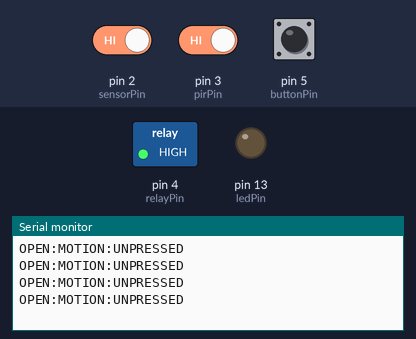
Simulated run of this sketch. Board: Arduino Uno, built with avr-gcc and run on an emulated ATmega328P. On the bench: switched loads named in the sketch (green lamp = pin HIGH), output pins drawn as LEDs (lit = HIGH), the last lines printed to the serial monitor. Inputs (shaded band) come from the test bench; at power-on: pin 2 (sensorPin) HIGH, pin 3 (pirPin) HIGH, pin 5 (buttonPin) HIGH.

Above: at 1.2 s.
1.3 s: pin 2 (sensorPin) driven LOW
At 1.69 s:
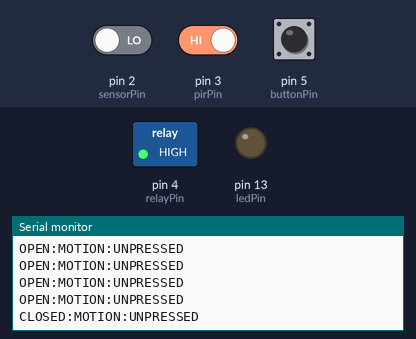
3.5 s: pin 3 (pirPin) driven LOW
At 3.7 s:
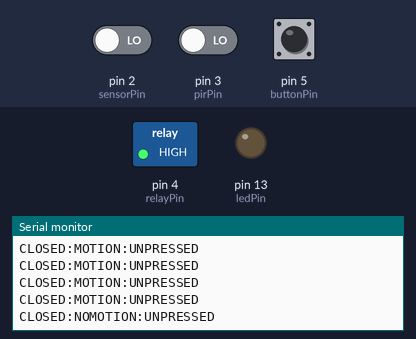
5.5 s: pin 5 (buttonPin) pulled LOW for 0.15 s
At 5.7 s:
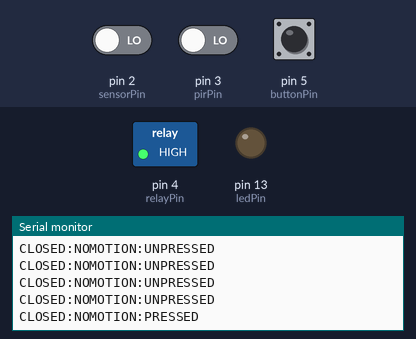
7.1 s: pin 2 (sensorPin) driven HIGH
At 7.46 s:
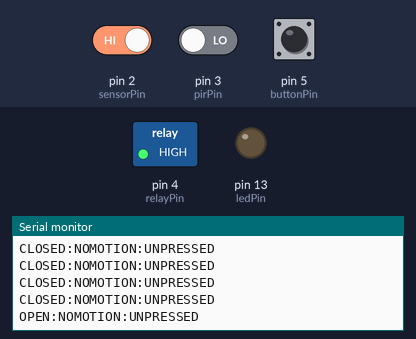
9.2 s: pin 5 (buttonPin) pulled LOW for 1 s
At 9.47 s:
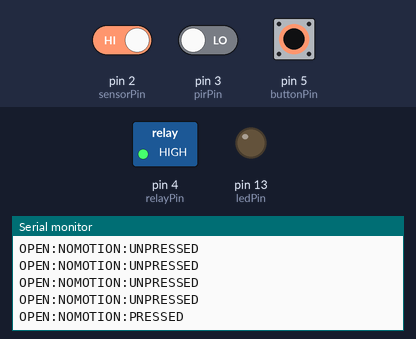
11.7 s: pin 3 (pirPin) driven HIGH and pin 5 (buttonPin) driven LOW
At 11.98 s:
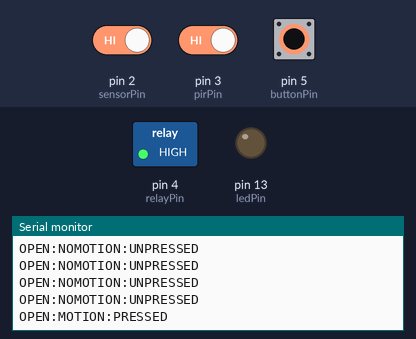

Measured:
- after the input at 1.3 s, the serial monitor: prints a new line after 0.21 s (image 1)
- after the input at 3.5 s, the serial monitor: prints a new line at once (image 2)
- after the input at 5.5 s, the serial monitor: prints a new line at once (image 3)
- after the input at 7.1 s, the serial monitor: prints a new line after 0.18 s (image 4)
- after the input at 9.2 s, the serial monitor: prints a new line after 0.09 s (image 5)
- after the input at 11.7 s, the serial monitor: prints a new line after 0.10 s (image 6)

The sketch:

garage_controller.ino
```cpp
/* Garage door sensor and control code

*/

// constants won't change. Used here to
// set pin numbers:
const int ledPin =     13;      // the number of the LED pin
const int sensorPin =   2;      // the number of the door sensor pin
const int pirPin =      3;      // the number of the motion detector pin
const int relayPin =    4;      // the number of the door opening relay pin
const int buttonPin =   5;      // the number of the button switch pin


// Variables will change:
int ledState = LOW;             // ledState used to set the LED
long previousMillis = 0;        // will store last time LED was updated
long interval = 250;            // interval at which to blink (milliseconds)
String command;

void setup() {
  // set the digital pin as output:
  pinMode(ledPin, OUTPUT);
  pinMode(sensorPin, INPUT);
  digitalWrite(sensorPin, HIGH);
  pinMode(pirPin, INPUT);
  digitalWrite(pirPin, LOW);
  pinMode(relayPin, OUTPUT);
  digitalWrite(relayPin, HIGH);
  pinMode(buttonPin, INPUT);
  digitalWrite(buttonPin, HIGH);
  //delay(20000); // Wait for PIR to warm up
  Serial.begin(9600);
}

String checkButton() {
  int state = digitalRead(buttonPin);
  if (state == HIGH) {
    return "UNPRESSED";
  } else {
    return "PRESSED";
  }
}

String checkDoor() {
  int state = digitalRead(sensorPin);
  if (state == LOW) {
    return "CLOSED";
  } else {
    return "OPEN";
  }
}

String checkMotion() {
  int state = digitalRead(pirPin);
  if (state == LOW) {
    return "NOMOTION";
  } else {
    return "MOTION";
  }
}

void checkRelay() {
  int i=0;
  while (Serial.available()) {
//  if (Serial.available()) {
      char c = Serial.read();
      if (c == '!') {
        if (command.substring(0,5) == "OPEN:") {
          String wait = command.substring(5);
          toggleRelay(wait.toInt());
          //Serial.println("Relay toggled with delay: " + String(command) );
        }
        command = "";
      } else {
      command += c;
      }
    }
  //Serial.println(String(command));
}

void toggleRelay(int wait) {
  //probably silly use of recursion but meh
  if (wait != 0) {
    toggleRelay(0);
    delay(wait);
  }
  digitalWrite(relayPin, LOW);
  delay(100);
  digitalWrite(relayPin, HIGH);
}

void loop()
{
  unsigned long currentMillis = millis();

  if(currentMillis - previousMillis > interval) {
    previousMillis = currentMillis;
    checkRelay();
    Serial.println(checkDoor() + ":" + checkMotion() + ":" + checkButton());
    digitalWrite(ledPin, ledState);
  }
}
```
